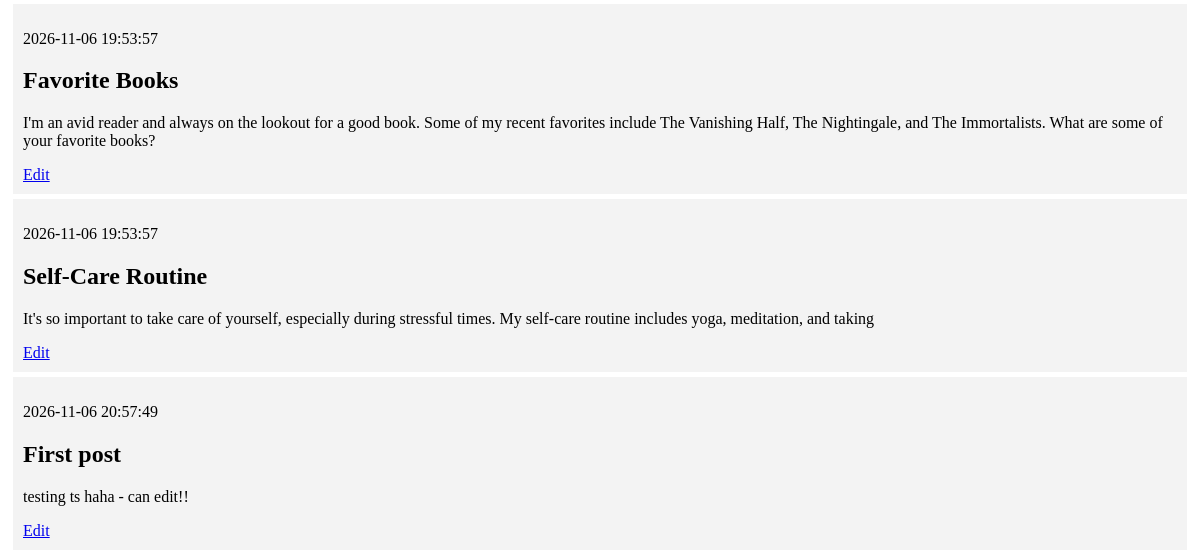
Before: / (lower part) with the older database file.
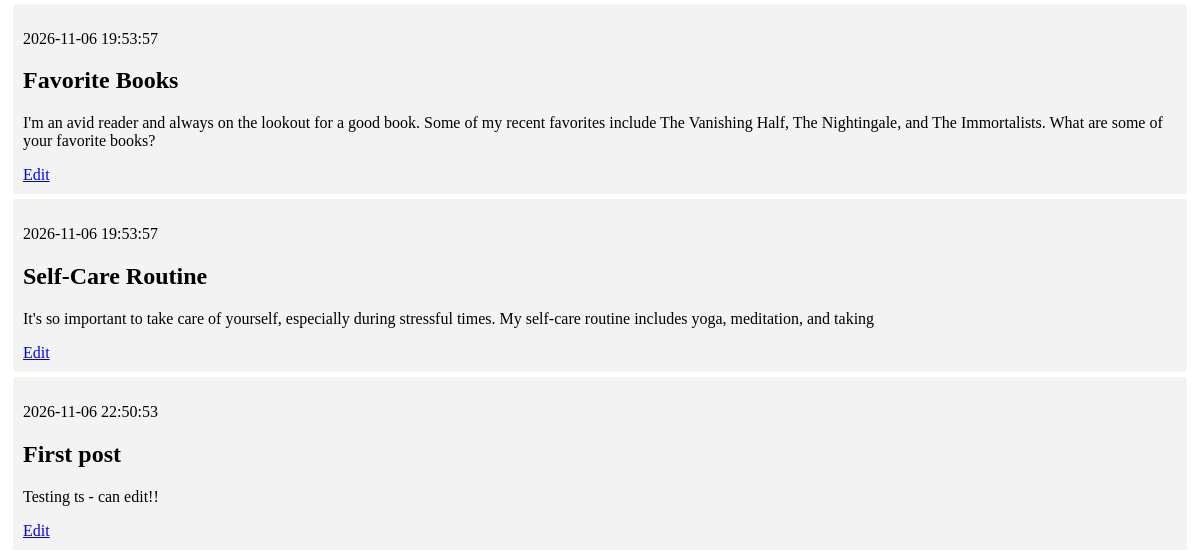
After: the same page with the newer database file.
### tables this page shows
CREATE TABLE posts (
    id INTEGER PRIMARY KEY AUTOINCREMENT,
    created TIMESTAMP NOT NULL DEFAULT CURRENT_TIMESTAMP,
    title TEXT NOT NULL,
    content TEXT NOT NULL
);

### app.py (the view)
@app.route('/')
def index():
    conn = get_db_connection()
    posts = conn.execute('SELECT * FROM posts').fetchall()
    conn.close()
    return render_template('index.html', posts=posts)

### app.py (called while the page is built)
def get_db_connection():
    conn = sqlite3.connect('database.db')
    conn.row_factory = sqlite3.Row
    return conn

### templates/index.html (shortened to what this page needs)
{% extends 'base.html' %}
{% block content %}
    {% for post in posts %}
        <div class='post'>
            <p>{{ post['created'] }}</p>
            <h2>{{ post['title'] }}</h2>
            <p>{{ post['content'] }}</p>
            <a href="{{ url_for('edit', id=post['id']) }}">Edit</a>
        </div>
    {% endfor %}
{% endblock %}

### templates/base.html (shortened to what this page needs)
<!DOCTYPE html>
<html lang="en">
<head>
</head>
<body>
    <div class="content">
        {% block content %} {% endblock %}
    </div>
</body>
</html>

### templates/base.html (style rules this page uses)
.post { padding: 10px; margin: 5px; background-color: #f3f3f3 }

Changed rows visible on the page:
removed posts: created "2026-11-06 20:57:49", title "First post", content "testing ts haha - can edit!!"
added posts: created "2026-11-06 22:50:53", title "First post", content "Testing ts - can edit!!"
